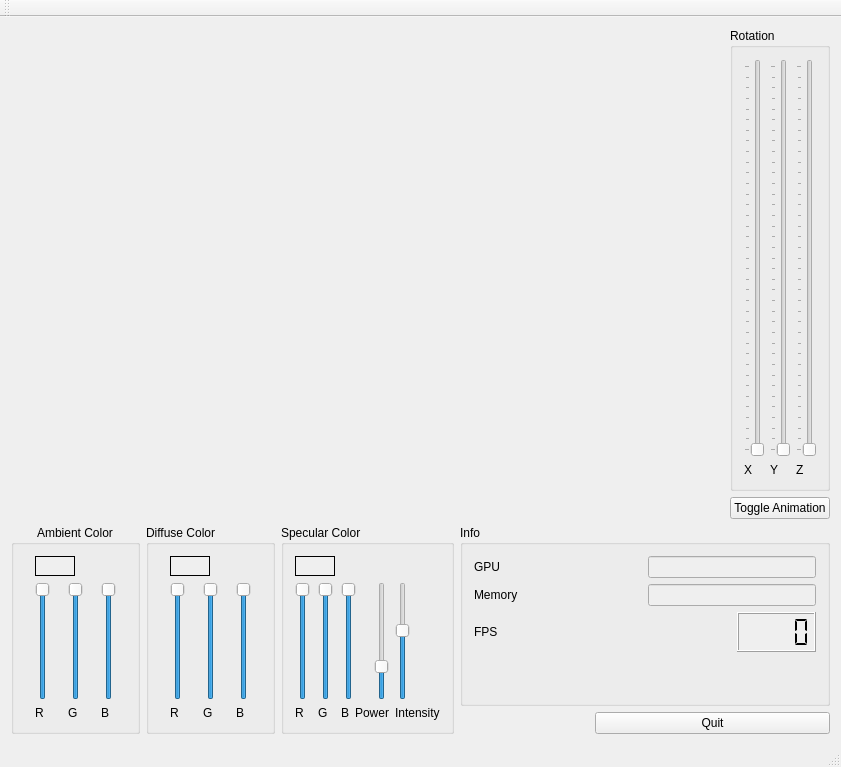
<?xml version="1.0" encoding="UTF-8"?>
<ui version="4.0">
 <class>MainWindow</class>
 <widget class="QMainWindow" name="MainWindow">
  <property name="geometry">
   <rect>
    <x>0</x>
    <y>0</y>
    <width>841</width>
    <height>767</height>
   </rect>
  </property>
  <property name="windowTitle">
   <string>MainWindow</string>
  </property>
  <widget class="QWidget" name="centralWidget">
   <layout class="QGridLayout" name="gridLayout_6">
    <item row="0" column="0" rowspan="2" colspan="5">
     <widget class="DXSampleWidget" name="widget" native="true">
      <property name="sizePolicy">
       <sizepolicy hsizetype="Preferred" vsizetype="Preferred">
        <horstretch>2</horstretch>
        <verstretch>2</verstretch>
       </sizepolicy>
      </property>
     </widget>
    </item>
    <item row="0" column="5">
     <widget class="QGroupBox" name="groupBox">
      <property name="title">
       <string>Rotation</string>
      </property>
      <layout class="QGridLayout" name="gridLayout">
       <item row="0" column="0">
        <widget class="QSlider" name="vsRotationX">
         <property name="maximum">
          <number>360</number>
         </property>
         <property name="orientation">
          <enum>Qt::Vertical</enum>
         </property>
         <property name="tickPosition">
          <enum>QSlider::TicksAbove</enum>
         </property>
         <property name="tickInterval">
          <number>10</number>
         </property>
        </widget>
       </item>
       <item row="0" column="1">
        <widget class="QSlider" name="vsRotationY">
         <property name="maximum">
          <number>360</number>
         </property>
         <property name="orientation">
          <enum>Qt::Vertical</enum>
         </property>
         <property name="tickPosition">
          <enum>QSlider::TicksAbove</enum>
         </property>
         <property name="tickInterval">
          <number>10</number>
         </property>
        </widget>
       </item>
       <item row="0" column="2">
        <widget class="QSlider" name="vsRotationZ">
         <property name="maximum">
          <number>360</number>
         </property>
         <property name="orientation">
          <enum>Qt::Vertical</enum>
         </property>
         <property name="tickPosition">
          <enum>QSlider::TicksAbove</enum>
         </property>
         <property name="tickInterval">
          <number>10</number>
         </property>
        </widget>
       </item>
       <item row="1" column="0">
        <widget class="QLabel" name="label">
         <property name="text">
          <string>X</string>
         </property>
        </widget>
       </item>
       <item row="1" column="1">
        <widget class="QLabel" name="label_2">
         <property name="text">
          <string>Y</string>
         </property>
        </widget>
       </item>
       <item row="1" column="2">
        <widget class="QLabel" name="label_3">
         <property name="text">
          <string>Z</string>
         </property>
        </widget>
       </item>
      </layout>
     </widget>
    </item>
    <item row="1" column="5">
     <widget class="QPushButton" name="btnAnimation">
      <property name="text">
       <string>Toggle Animation</string>
      </property>
      <property name="checkable">
       <bool>true</bool>
      </property>
     </widget>
    </item>
    <item row="2" column="3" colspan="3">
     <widget class="QGroupBox" name="groupBox_5">
      <property name="title">
       <string>Info</string>
      </property>
      <layout class="QGridLayout" name="gridLayout_5">
       <item row="0" column="0">
        <widget class="QLabel" name="label_7">
         <property name="text">
          <string>GPU</string>
         </property>
        </widget>
       </item>
       <item row="0" column="2" colspan="2">
        <widget class="QLineEdit" name="txtGPU">
         <property name="enabled">
          <bool>false</bool>
         </property>
        </widget>
       </item>
       <item row="1" column="0" colspan="2">
        <widget class="QLabel" name="label_8">
         <property name="text">
          <string>Memory</string>
         </property>
        </widget>
       </item>
       <item row="1" column="2" colspan="2">
        <widget class="QLineEdit" name="txtMemory">
         <property name="enabled">
          <bool>false</bool>
         </property>
        </widget>
       </item>
       <item row="2" column="0">
        <widget class="QLabel" name="label_9">
         <property name="text">
          <string>FPS</string>
         </property>
        </widget>
       </item>
       <item row="2" column="1" colspan="2">
        <spacer name="horizontalSpacer">
         <property name="orientation">
          <enum>Qt::Horizontal</enum>
         </property>
         <property name="sizeHint" stdset="0">
          <size>
           <width>172</width>
           <height>20</height>
          </size>
         </property>
        </spacer>
       </item>
       <item row="2" column="3">
        <widget class="QLCDNumber" name="lcdFps">
         <property name="minimumSize">
          <size>
           <width>0</width>
           <height>40</height>
          </size>
         </property>
         <property name="autoFillBackground">
          <bool>true</bool>
         </property>
         <property name="lineWidth">
          <number>1</number>
         </property>
         <property name="midLineWidth">
          <number>0</number>
         </property>
         <property name="smallDecimalPoint">
          <bool>true</bool>
         </property>
         <property name="digitCount">
          <number>4</number>
         </property>
         <property name="segmentStyle">
          <enum>QLCDNumber::Flat</enum>
         </property>
        </widget>
       </item>
       <item row="3" column="0" colspan="2">
        <spacer name="verticalSpacer">
         <property name="orientation">
          <enum>Qt::Vertical</enum>
         </property>
         <property name="sizeHint" stdset="0">
          <size>
           <width>20</width>
           <height>40</height>
          </size>
         </property>
        </spacer>
       </item>
      </layout>
     </widget>
    </item>
    <item row="3" column="3">
     <spacer name="horizontalSpacer_2">
      <property name="orientation">
       <enum>Qt::Horizontal</enum>
      </property>
      <property name="sizeHint" stdset="0">
       <size>
        <width>123</width>
        <height>20</height>
       </size>
      </property>
     </spacer>
    </item>
    <item row="3" column="4" colspan="2">
     <widget class="QPushButton" name="btnQuit">
      <property name="text">
       <string>Quit</string>
      </property>
     </widget>
    </item>
    <item row="2" column="2" rowspan="2">
     <widget class="QGroupBox" name="groupBox_4">
      <property name="title">
       <string>Specular Color</string>
      </property>
      <layout class="QGridLayout" name="gridLayout_4">
       <item row="0" column="0" colspan="2">
        <widget class="QLabel" name="lblSpecular">
         <property name="sizePolicy">
          <sizepolicy hsizetype="Fixed" vsizetype="Fixed">
           <horstretch>20</horstretch>
           <verstretch>20</verstretch>
          </sizepolicy>
         </property>
         <property name="minimumSize">
          <size>
           <width>40</width>
           <height>20</height>
          </size>
         </property>
         <property name="autoFillBackground">
          <bool>true</bool>
         </property>
         <property name="frameShape">
          <enum>QFrame::Box</enum>
         </property>
         <property name="text">
          <string/>
         </property>
        </widget>
       </item>
       <item row="1" column="0">
        <widget class="QSlider" name="vsSr">
         <property name="maximum">
          <number>255</number>
         </property>
         <property name="value">
          <number>255</number>
         </property>
         <property name="orientation">
          <enum>Qt::Vertical</enum>
         </property>
        </widget>
       </item>
       <item row="1" column="1">
        <widget class="QSlider" name="vsSg">
         <property name="maximum">
          <number>255</number>
         </property>
         <property name="value">
          <number>255</number>
         </property>
         <property name="orientation">
          <enum>Qt::Vertical</enum>
         </property>
        </widget>
       </item>
       <item row="1" column="2" colspan="2">
        <widget class="QSlider" name="vsSb">
         <property name="maximum">
          <number>255</number>
         </property>
         <property name="value">
          <number>255</number>
         </property>
         <property name="orientation">
          <enum>Qt::Vertical</enum>
         </property>
        </widget>
       </item>
       <item row="1" column="4">
        <widget class="QSlider" name="vsSpower">
         <property name="minimum">
          <number>1</number>
         </property>
         <property name="value">
          <number>26</number>
         </property>
         <property name="orientation">
          <enum>Qt::Vertical</enum>
         </property>
        </widget>
       </item>
       <item row="1" column="5">
        <widget class="QSlider" name="vsSintensity">
         <property name="value">
          <number>60</number>
         </property>
         <property name="orientation">
          <enum>Qt::Vertical</enum>
         </property>
        </widget>
       </item>
       <item row="2" column="0">
        <widget class="QLabel" name="label_16">
         <property name="text">
          <string>R</string>
         </property>
        </widget>
       </item>
       <item row="2" column="1">
        <widget class="QLabel" name="label_18">
         <property name="text">
          <string>G</string>
         </property>
        </widget>
       </item>
       <item row="2" column="2">
        <widget class="QLabel" name="label_17">
         <property name="text">
          <string>B</string>
         </property>
        </widget>
       </item>
       <item row="2" column="3" colspan="2">
        <widget class="QLabel" name="label_20">
         <property name="text">
          <string>Power</string>
         </property>
        </widget>
       </item>
       <item row="2" column="5">
        <widget class="QLabel" name="label_19">
         <property name="text">
          <string>Intensity</string>
         </property>
        </widget>
       </item>
      </layout>
     </widget>
    </item>
    <item row="2" column="1" rowspan="2">
     <widget class="QGroupBox" name="groupBox_3">
      <property name="title">
       <string>Diffuse Color</string>
      </property>
      <layout class="QGridLayout" name="gridLayout_3">
       <item row="0" column="0" colspan="2">
        <widget class="QLabel" name="lblDiffuse">
         <property name="sizePolicy">
          <sizepolicy hsizetype="Fixed" vsizetype="Fixed">
           <horstretch>20</horstretch>
           <verstretch>20</verstretch>
          </sizepolicy>
         </property>
         <property name="minimumSize">
          <size>
           <width>40</width>
           <height>20</height>
          </size>
         </property>
         <property name="autoFillBackground">
          <bool>true</bool>
         </property>
         <property name="frameShape">
          <enum>QFrame::Box</enum>
         </property>
         <property name="text">
          <string/>
         </property>
        </widget>
       </item>
       <item row="1" column="0">
        <widget class="QSlider" name="vsDr">
         <property name="maximum">
          <number>255</number>
         </property>
         <property name="value">
          <number>255</number>
         </property>
         <property name="orientation">
          <enum>Qt::Vertical</enum>
         </property>
        </widget>
       </item>
       <item row="1" column="1">
        <widget class="QSlider" name="vsDg">
         <property name="maximum">
          <number>255</number>
         </property>
         <property name="value">
          <number>255</number>
         </property>
         <property name="orientation">
          <enum>Qt::Vertical</enum>
         </property>
        </widget>
       </item>
       <item row="1" column="2">
        <widget class="QSlider" name="vsDb">
         <property name="maximum">
          <number>255</number>
         </property>
         <property name="value">
          <number>255</number>
         </property>
         <property name="orientation">
          <enum>Qt::Vertical</enum>
         </property>
        </widget>
       </item>
       <item row="2" column="0">
        <widget class="QLabel" name="label_13">
         <property name="text">
          <string>R</string>
         </property>
        </widget>
       </item>
       <item row="2" column="1">
        <widget class="QLabel" name="label_15">
         <property name="text">
          <string>G</string>
         </property>
        </widget>
       </item>
       <item row="2" column="2">
        <widget class="QLabel" name="label_14">
         <property name="text">
          <string>B</string>
         </property>
        </widget>
       </item>
      </layout>
     </widget>
    </item>
    <item row="2" column="0" rowspan="2">
     <widget class="QGroupBox" name="groupBox_2">
      <property name="title">
       <string>Ambient Color</string>
      </property>
      <property name="alignment">
       <set>Qt::AlignHCenter|Qt::AlignTop</set>
      </property>
      <layout class="QGridLayout" name="gridLayout_2">
       <item row="0" column="0" colspan="2">
        <widget class="QLabel" name="lblAmbient">
         <property name="sizePolicy">
          <sizepolicy hsizetype="Fixed" vsizetype="Fixed">
           <horstretch>20</horstretch>
           <verstretch>20</verstretch>
          </sizepolicy>
         </property>
         <property name="minimumSize">
          <size>
           <width>40</width>
           <height>20</height>
          </size>
         </property>
         <property name="autoFillBackground">
          <bool>true</bool>
         </property>
         <property name="frameShape">
          <enum>QFrame::Box</enum>
         </property>
         <property name="text">
          <string/>
         </property>
        </widget>
       </item>
       <item row="1" column="0">
        <widget class="QSlider" name="vsAr">
         <property name="minimum">
          <number>255</number>
         </property>
         <property name="maximum">
          <number>255</number>
         </property>
         <property name="orientation">
          <enum>Qt::Vertical</enum>
         </property>
        </widget>
       </item>
       <item row="1" column="1">
        <widget class="QSlider" name="vsAg">
         <property name="maximum">
          <number>255</number>
         </property>
         <property name="value">
          <number>255</number>
         </property>
         <property name="orientation">
          <enum>Qt::Vertical</enum>
         </property>
        </widget>
       </item>
       <item row="1" column="2">
        <widget class="QSlider" name="vsAb">
         <property name="maximum">
          <number>255</number>
         </property>
         <property name="value">
          <number>255</number>
         </property>
         <property name="orientation">
          <enum>Qt::Vertical</enum>
         </property>
        </widget>
       </item>
       <item row="2" column="0">
        <widget class="QLabel" name="label_10">
         <property name="text">
          <string>R</string>
         </property>
        </widget>
       </item>
       <item row="2" column="1">
        <widget class="QLabel" name="label_11">
         <property name="text">
          <string>G</string>
         </property>
        </widget>
       </item>
       <item row="2" column="2">
        <widget class="QLabel" name="label_12">
         <property name="text">
          <string>B</string>
         </property>
        </widget>
       </item>
      </layout>
     </widget>
    </item>
   </layout>
  </widget>
  <widget class="QMenuBar" name="menuBar">
   <property name="geometry">
    <rect>
     <x>0</x>
     <y>0</y>
     <width>841</width>
     <height>21</height>
    </rect>
   </property>
  </widget>
  <widget class="QToolBar" name="mainToolBar">
   <attribute name="toolBarArea">
    <enum>TopToolBarArea</enum>
   </attribute>
   <attribute name="toolBarBreak">
    <bool>false</bool>
   </attribute>
  </widget>
  <widget class="QStatusBar" name="statusBar"/>
 </widget>
 <layoutdefault spacing="6" margin="11"/>
 <customwidgets>
  <customwidget>
   <class>DXSampleWidget</class>
   <extends>QWidget</extends>
   <header>dxsamplewidget.h</header>
   <container>1</container>
  </customwidget>
 </customwidgets>
 <resources/>
 <connections/>
</ui>
